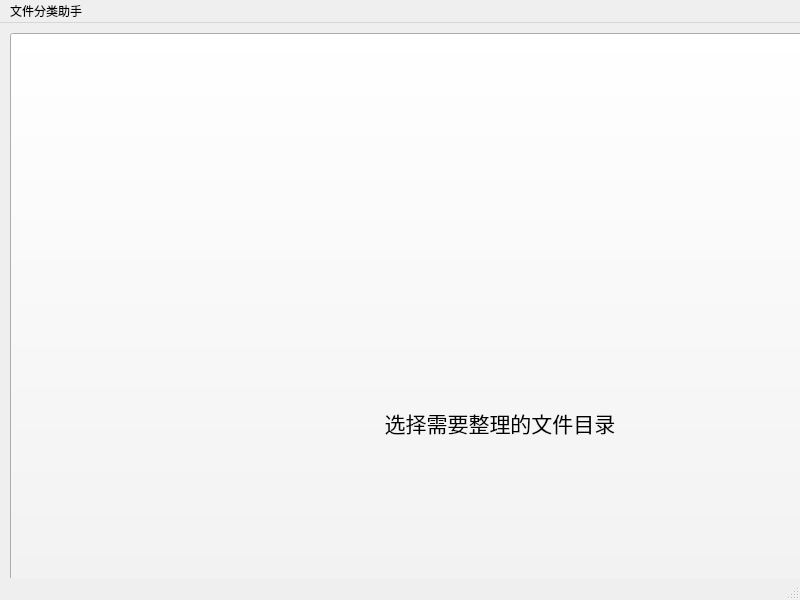
<?xml version="1.0" encoding="UTF-8"?>
<ui version="4.0">
 <class>MainWindow</class>
 <widget class="QMainWindow" name="MainWindow">
  <property name="geometry">
   <rect>
    <x>0</x>
    <y>0</y>
    <width>800</width>
    <height>600</height>
   </rect>
  </property>
  <property name="minimumSize">
   <size>
    <width>400</width>
    <height>300</height>
   </size>
  </property>
  <property name="windowTitle">
   <string>MainWindow</string>
  </property>
  <widget class="QWidget" name="centralwidget">
   <widget class="QPushButton" name="choseFileButton">
    <property name="geometry">
     <rect>
      <x>10</x>
      <y>10</y>
      <width>980</width>
      <height>780</height>
     </rect>
    </property>
    <property name="font">
     <font>
      <family>Poor Richard</family>
      <pointsize>16</pointsize>
     </font>
    </property>
    <property name="text">
     <string>选择需要整理的文件目录</string>
    </property>
   </widget>
  </widget>
  <widget class="QMenuBar" name="menubar">
   <property name="geometry">
    <rect>
     <x>0</x>
     <y>0</y>
     <width>800</width>
     <height>17</height>
    </rect>
   </property>
   <widget class="QMenu" name="menu">
    <property name="title">
     <string>文件分类助手</string>
    </property>
   </widget>
   <addaction name="menu"/>
  </widget>
  <widget class="QStatusBar" name="statusbar"/>
 </widget>
 <resources/>
 <connections/>
</ui>
